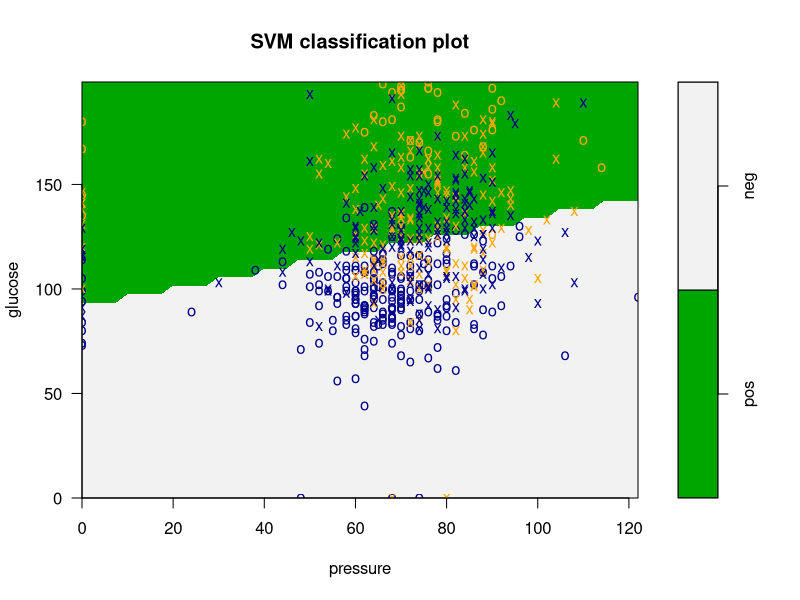
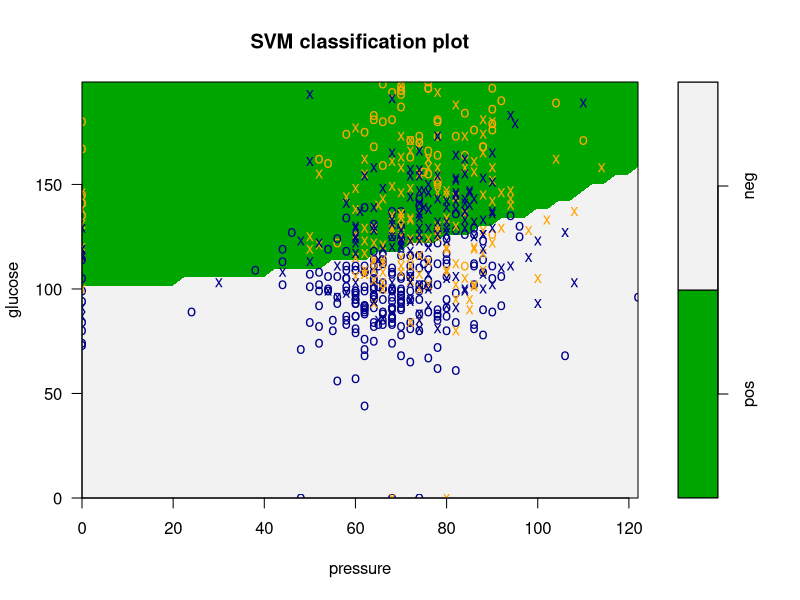
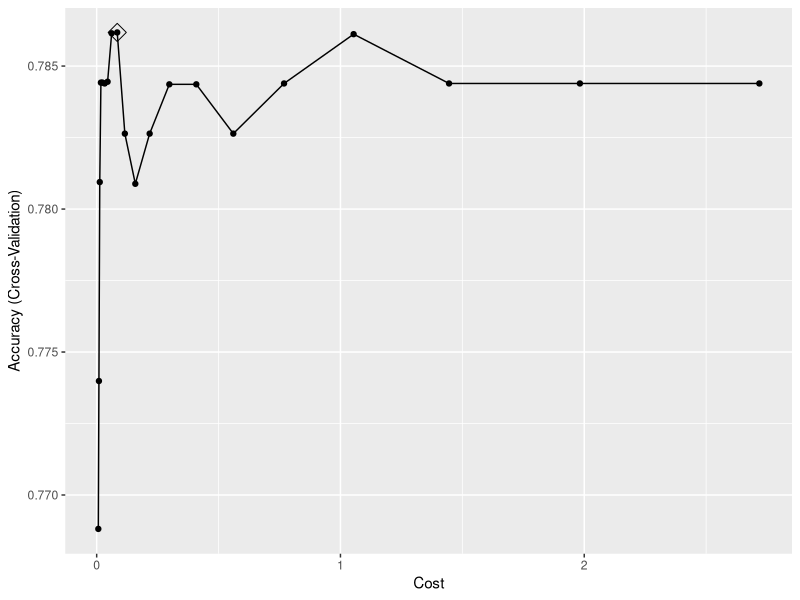

Recreate these plots in R, in order. (Note: this script raises an error after producing the figures.)
## ---- chunk 1
knitr::opts_chunk$set(echo = TRUE)
## ---- chunk 2
library(mlbench)
library(caret)
library(e1071) # has function called tune.svm and svm function. `train` function in caret is more flexible
## ---- chunk 3
data(PimaIndiansDiabetes)
dat <- PimaIndiansDiabetes
dat$diabetes <- factor(dat$diabetes, c("pos", "neg"))

set.seed(1)
rowTrain <- createDataPartition(y = dat$diabetes,
                                p = 0.75,
                                list = FALSE)
## ---- chunk 4
set.seed(1)
linear.tune <- tune.svm(diabetes~., 
                        data = dat[rowTrain,], 
                        kernel = "linear",
                        cost = exp(seq(-5,1,len = 20))) # cost is the tuning parameter. Has to be non-negative

# by defaut it does 10 fold cross-validation

summary(linear.tune)

best.linear <- linear.tune$best.model
summary(best.linear)

# C classification meaning we are using the tuning with cost. There's anohter called Nu classification. 
# they are mostly equivalent.

pred.linear <- predict(best.linear, newdata = dat[-rowTrain,])

confusionMatrix(data = pred.linear, 
                reference = dat$diabetes[-rowTrain])

plot(best.linear, dat[rowTrain,], glucose ~ pressure, # the decision boundary. which two variables we are plotting. 
     # so in this case we plot glucose and pressure. We need to fix the other six predictors at a constant value. 
     # That's what we pass in the slice argument.
     slice = list(pregnant = 5, triceps = 20,
                  insulin = 20, mass = 25,
                  pedigree = 1, age = 50),
                  symbolPalette = c("orange","darkblue"),
                  color.palette = terrain.colors)

# In the plot, the x = are the support vectors. o = not support vectors. The background shows the decision boundary. 
## ---- chunk 5
set.seed(1)
radial.tune <- tune.svm(diabetes~., 
                        data = dat[rowTrain,], 
                        kernel = "radial", 
                        cost = exp(seq(-4,5,len = 10)),
                        gamma = exp(seq(-8,-3,len = 5))) # controns the bandwith of the kernel function 

summary(radial.tune)


best.radial <- radial.tune$best.model
summary(best.radial)

pred.radial <- predict(best.radial, newdata = dat[-rowTrain,])

confusionMatrix(data = pred.radial, 
                reference = dat$diabetes[-rowTrain])

plot(best.radial, dat[rowTrain,], glucose~pressure,
     slice = list(pregnant = 5, triceps = 20,
                  insulin = 20, mass = 25,
                  pedigree = 1, age = 40),
     symbolPalette = c("orange","darkblue"),
     color.palette = terrain.colors)


## ---- chunk 6
ctrl <- trainControl(method = "cv")

set.seed(1)
svml.fit <- train(diabetes~., 
                  data = dat[rowTrain,], 
                  method = "svmLinear2", # This uses the svm function in e1071 package. 
                  # you can specify svmlinear and then change cost to C. This is from a different package. Not e1071
                  preProcess = c("center", "scale"), # This is done by default in svm function. 
                  tuneGrid = data.frame(cost = exp(seq(-5,1,len = 20))),
                  trControl = ctrl)

# In SVM we don't usually use probabilities, although we can get probabilities, so we just use accuracy. THe probabilities are questionable (new methods)

ggplot(svml.fit, highlight = TRUE)
## ---- chunk 7
svmr.grid <- expand.grid(C = exp(seq(-4, 5, len = 10)),
                         sigma = exp(seq(-8,-3, len = 5))) # This sigma is the same as gamma in the svm function
set.seed(1)             
svmr.fit <- train(diabetes~., dat, 
                  subset = rowTrain,
                  method = "svmRadial", 
                  preProcess = c("center", "scale"),
                  tuneGrid = svmr.grid,
                  trControl = ctrl)

ggplot(svmr.fit, highlight = TRUE)
## ---- chunk 8
resamp <- resamples(list(svmr = svmr.fit, svml = svml.fit))
bwplot(resamp)
## ---- chunk 9
pred.svml <- predict(svml.fit, newdata = dat[-rowTrain,])
pred.svmr <- predict(svmr.fit, newdata = dat[-rowTrain,])

confusionMatrix(data = pred.svml, 
                reference = dat$diabetes[-rowTrain])

confusionMatrix(data = pred.svmr, 
                reference = dat$diabetes[-rowTrain])
